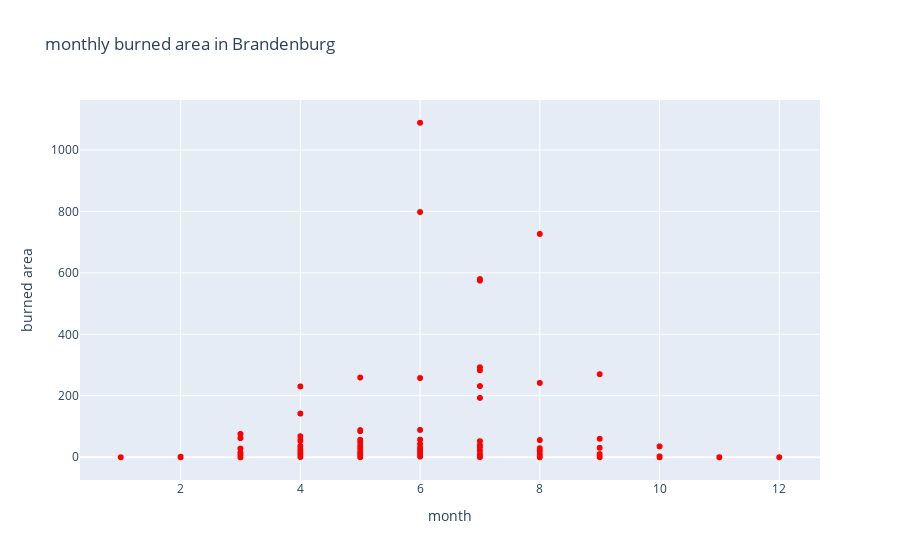
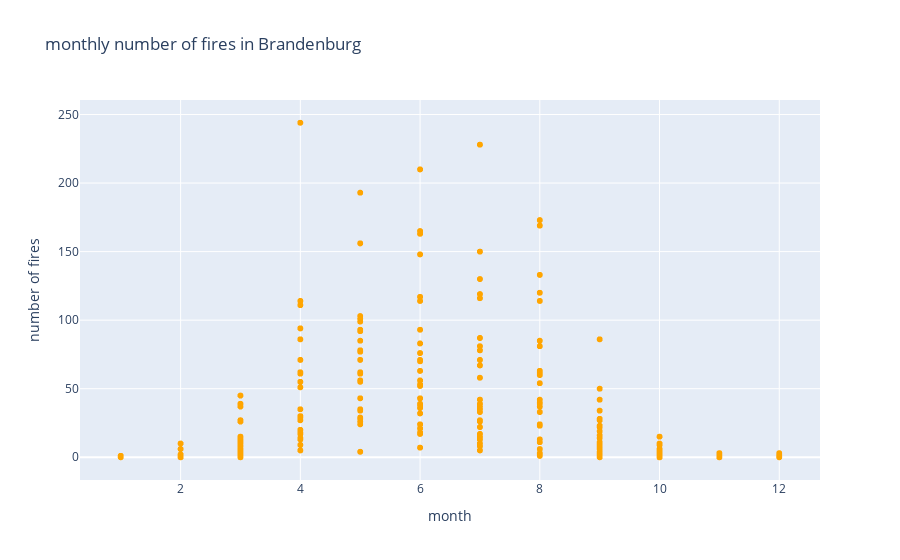

The cell these charts' notebook holds for them, in order:
### Code cell
fig1 = pl.scatter(
    data,
    x="Month",
    y="area",
    color_discrete_sequence=["red"],
    title="monthly burned area in Brandenburg",
    labels={"area": "burned area","Month":"month"},
)
fig2 = pl.scatter(
    data,
    x="Month",
    y="nFires",
    color_discrete_sequence=["orange"],
    title="monthly number of fires in Brandenburg",
    labels={"nFires": "number of fires", "Month": "month"},
)
fig1.show()
fig2.show()

### Figure 1 — Plotly figure (JSON) as saved in the notebook; plotly's stock layout.template omitted (floating-point values rounded to 4 significant figures; data arrays with more than 128 entries replaced by an {"elided": "..."} marker saying what was removed)
{"data": [{"hovertemplate": "month=%{x}<br>burned area=%{y}<extra></extra>", "legendgroup": "", "marker": {"color": "red", "symbol": "circle"}, "mode": "markers", "name": "", "showlegend": false, "type": "scattergl", "x": {"elided": "6390 int values"}, "xaxis": "x", "y": {"elided": "6390 mixed values"}, "yaxis": "y"}], "layout": {"legend": {"tracegroupgap": 0}, "title": {"text": "monthly burned area in Brandenburg"}, "xaxis": {"anchor": "y", "domain": [0, 1], "title": {"text": "month"}}, "yaxis": {"anchor": "x", "domain": [0, 1], "title": {"text": "burned area"}}}}

### Figure 2 — Plotly figure (JSON) as saved in the notebook; plotly's stock layout.template omitted (floating-point values rounded to 4 significant figures; data arrays with more than 128 entries replaced by an {"elided": "..."} marker saying what was removed)
{"data": [{"hovertemplate": "month=%{x}<br>number of fires=%{y}<extra></extra>", "legendgroup": "", "marker": {"color": "orange", "symbol": "circle"}, "mode": "markers", "name": "", "showlegend": false, "type": "scattergl", "x": {"elided": "6390 int values"}, "xaxis": "x", "y": {"elided": "6390 int values"}, "yaxis": "y"}], "layout": {"legend": {"tracegroupgap": 0}, "title": {"text": "monthly number of fires in Brandenburg"}, "xaxis": {"anchor": "y", "domain": [0, 1], "title": {"text": "month"}}, "yaxis": {"anchor": "x", "domain": [0, 1], "title": {"text": "number of fires"}}}}
